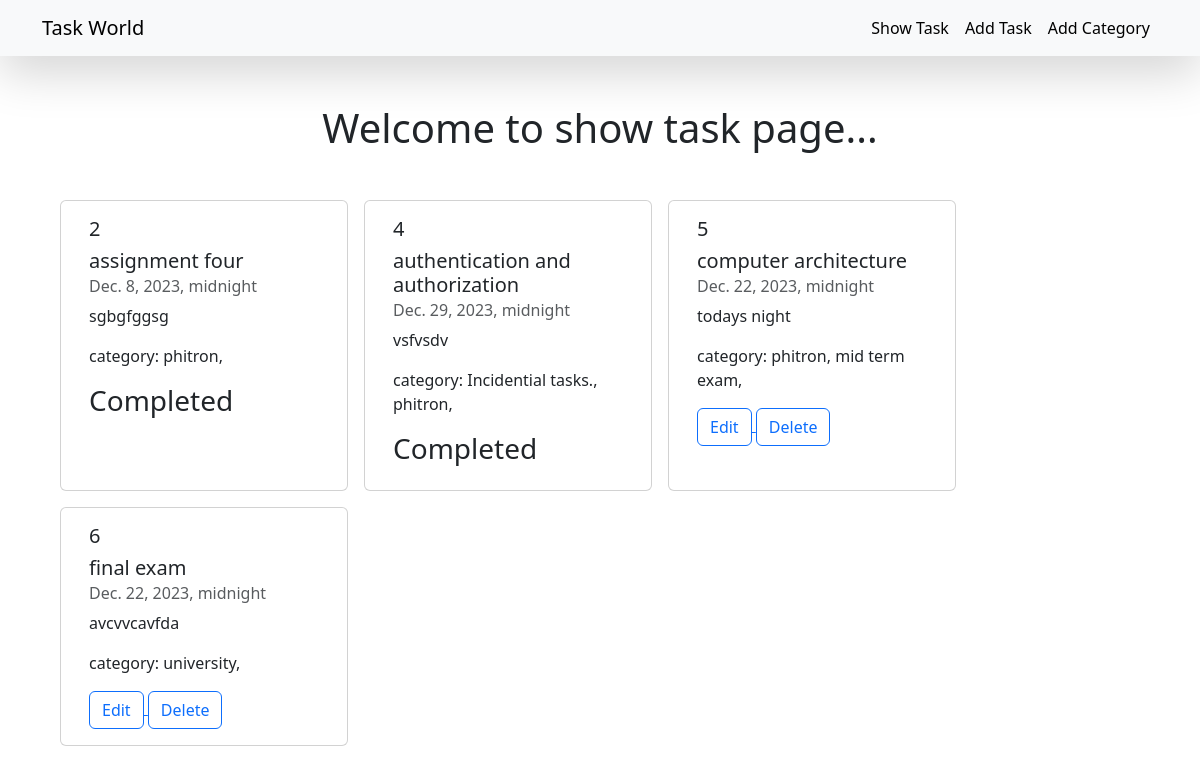
The page / on the database its author committed.
### task/models.py (models this page shows, shortened)
class TaskModel(models.Model):
    task_title= models.CharField(max_length=100)
    task_description = models.TextField()
    is_completed = models.BooleanField(default=False)
    task_assign_date= models.DateTimeField()
    category=models.ManyToManyField(TaskCategoryModel)

### category/models.py (models this page shows, shortened)
class TaskCategoryModel(models.Model):
    category_name = models.CharField(max_length=100)

### task_management_system/views.py (the view)
# urls.py: path("", views.home, name="home"),
def home(request):
    data= TaskModel.objects.all()
    return render(request,'home.html', {"data": data})

### templates/home.html
{% extends 'base.html' %}
{% block content %}
<h1 class="text-center mt-5 mb-5">Welcome to show task page...</h1>
<div class="container row gap-3 m-5">
    {% for single in data %}
    <div class="card col-lg-3 col-sm-12" style="width: 18rem;">
        <div class="card-body">
          <h5 class="card-title">{{single.id}}</h5>
          <h5 class="card-title">{{single.task_title}}</h5>
          <h6 class="card-subtitle mb-2 text-body-secondary">{{single.task_assign_date}}</h6>
          <p class="card-text">{{single.task_description | truncatewords:10}}</p>
          <p>
            category: {% for item in single.category.all %}
            <span>{{item.category_name}},</span>
            {% endfor %}
          </p>
          {% if single.is_completed %}
          <h3>Completed</h3>
          {% else %}
          <div>
            <a href="{% url 'edit_task' single.id %}">
              <button type="button" class="btn btn-outline-primary">Edit</button>
            </a>
            <a href="{% url 'delete_task' single.id %}">
              <button type="button" class="btn btn-outline-primary">Delete</button>
            </a>
          </div>
          {% endif %}
        </div>
      </div>
    {% endfor %}
</div>
{% endblock %}

### templates/base.html (shortened to what this page needs)
<!DOCTYPE html>
<html lang="en">
<head>
    <link href="https://cdn.jsdelivr.net/npm/bootstrap@5.3.2/dist/css/bootstrap.min.css" rel="stylesheet">
</head>
<body>
    <nav class="container-fluid navbar shadow-lg navbar-expand-lg bg-body-tertiary ">
        <div class="container pl-4 pr-4">
          <a class="navbar-brand pl-4" href="{% url 'home' %}">
            Task World
          </a>
          <div class="collapse navbar-collapse" id="navbarNav">
            <ul class="navbar-nav ms-auto">
                <li class="nav-item">
                    <a class="nav-link active" aria-current="page" href="{% url 'home' %}">Show Task</a>
                  </li>
                <li class="nav-item">
                    <a class="nav-link active" aria-current="page" href="{% url 'task' %}">Add Task</a>
                  </li>
                <li class="nav-item">
                    <a class="nav-link active" aria-current="page" href="{% url 'category' %}">Add Category</a>
                  </li>
            </ul>
          </div>
        </div>
      </nav>
      {% block content %}
      {% endblock %}
</body>
</html>

### rows shown on the page
TaskModel: id "2", task_title "assignment four", task_assign_date "Dec. 8, 2023, midnight", task_description "sgbgfggsg", is_completed "Completed"
TaskCategoryModel: category_name "phitron"
TaskModel: id "4", task_title "authentication and authorization", task_assign_date "Dec. 29, 2023, midnight", task_description "vsfvsdv", is_completed "Completed"
TaskCategoryModel: category_name "Incidential tasks."
TaskModel: id "5", task_title "computer architecture", task_assign_date "Dec. 22, 2023, midnight", task_description "todays night", is_completed "Edit"
TaskCategoryModel: category_name "mid term exam"
TaskModel: id "6", task_title "final exam", task_assign_date "Dec. 22, 2023, midnight", task_description "avcvvcavfda", is_completed "Edit"
TaskCategoryModel: category_name "university"
